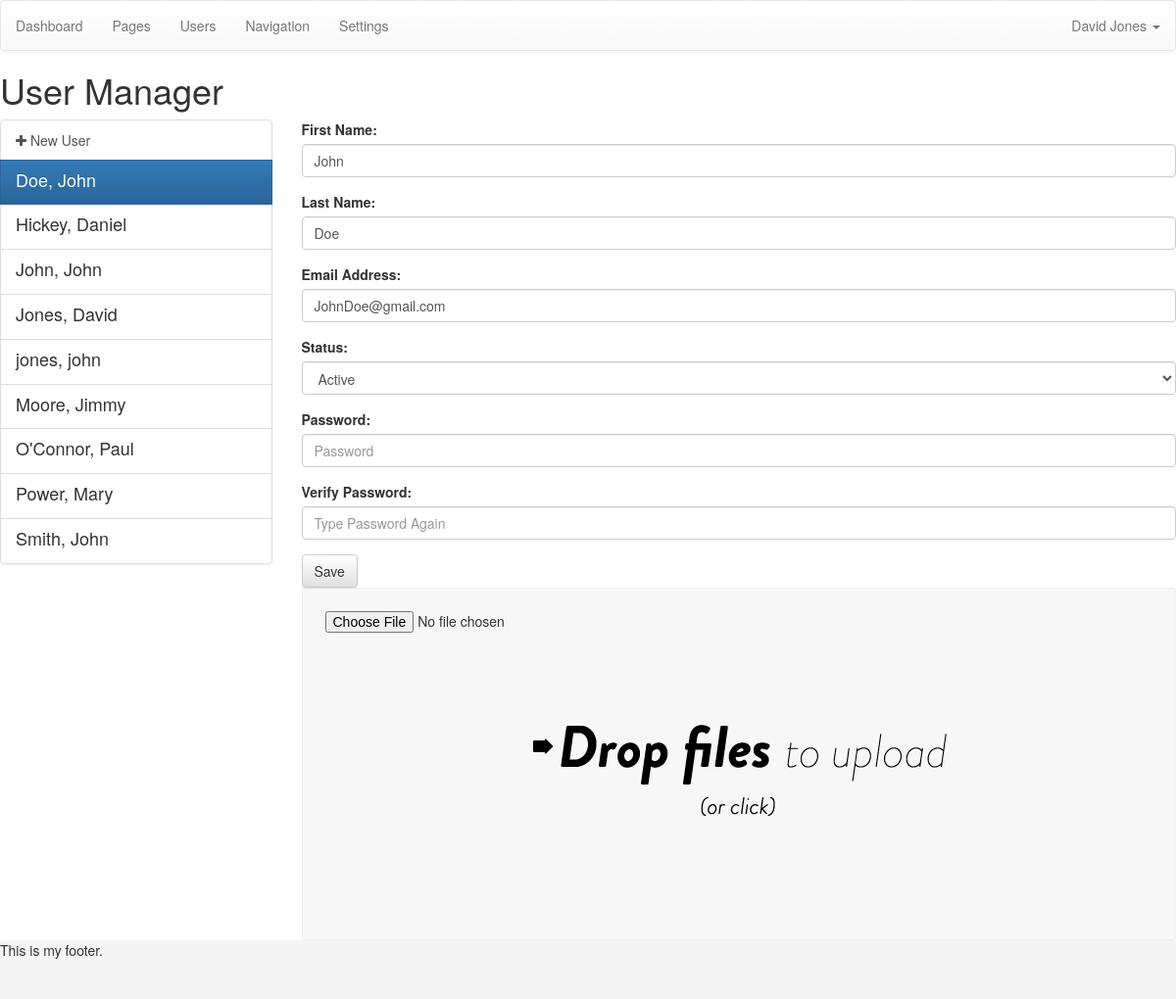
The app's page /admin/index.php?page=users&id=3 (signed in) with its own data.
### tables this page shows
CREATE TABLE IF NOT EXISTS `users` (
  `id` mediumint(9) NOT NULL AUTO_INCREMENT,
  `first` varchar(200) NOT NULL,
  `last` varchar(200) NOT NULL,
  `email` varchar(300) NOT NULL,
  `password` varchar(200) NOT NULL,
  `status` int(1) NOT NULL DEFAULT '1',
  PRIMARY KEY (`id`)
);

### admin/index.php (called while the page is built)
<?php
	include('template/header.php');
	include('views/'.$page.'.php');
	include('template/footer.php');
?>

### admin/functions/data.php (called while the page is built, shortened)
<?php
function data_user($dbc, $id) {
	if(is_numeric($id)) {
		$cond = "WHERE id = '$id'";
	} else {
		$cond = "WHERE email = '$id'";
	}
	$query = "SELECT * FROM users $cond";
	$result = mysqli_query($dbc, $query);
	$data = mysqli_fetch_assoc($result);
	$data['fullname'] = $data['first'].' '.$data['last'];
	$data['fullname_reverse'] = $data['last'].', '.$data['first'];
	return $data;
}
?>

### admin/config/queries.php (called while the page is built, shortened)
<?php
	switch ($page) {
		case 'users':
			if(isset($_GET['id'])) { $opened = data_user($dbc, $_GET['id']); }
		break;
	}
?>

### admin/config/setup.php (called while the page is built, shortened)
<?php
include('../config/connection.php');
include('functions/data.php');
if(isset($_GET['page'])) {
	$page = $_GET['page'];
} else {
	$page = 'dashboard';
}
include('config/queries.php');
$user = data_user($dbc, $_SESSION['username']);
?>

### admin/views/users.php (the view, shortened to what this page needs)
<h1>User Manager</h1>
<div class="row">
	<div class="col-md-3">
		<div class="list-group">
		<a class="list-group-item" href="?page=users">
			<i class="fa fa-plus"></i> New User
		</a>
		<?php
			$query = "SELECT * FROM users ORDER BY last ASC";
			$result = mysqli_query($dbc, $query);
			while($list = mysqli_fetch_assoc($result)) {
				$list = data_user($dbc, $list['id']);
			?>
			<a class="list-group-item <?php selected($list['id'], $opened['id'], 'active'); ?>" href="index.php?page=users&id=<?php echo $list['id']; ?>">
				<h4 class="list-group-item-heading"><?php echo $list['fullname_reverse']; ?></h4>
			</a>
		<?php } ?>
		</div>
	</div>
	<div class="col-md-9">
		<form action="index.php?page=users&id=<?php echo $opened['id']; ?>" method="post" role="form">
			<div class="form-group">
				<label for="first">First Name:</label>
				<input class="form-control" type="text" name="first" id="first" value="<?php echo $opened['first']; ?>" placeholder="First Name" autocomplete="off">
			</div>
			<div class="form-group">
				<label for="last">Last Name:</label>
				<input class="form-control" type="text" name="last" id="last" value="<?php echo $opened['last']; ?>" placeholder="Last Name" autocomplete="off">
			</div>
			<div class="form-group">
				<label for="email">Email Address:</label>
				<input class="form-control" type="text" name="email" id="email" value="<?php echo $opened['email']; ?>" placeholder="Email Address" autocomplete="off">
			</div>
			<div class="form-group">
				<label for="status">Status:</label>
				<select class="form-control" name="status" id="status">
					<option value="1" <?php if(isset($_GET['id'])){ selected('1', $opened['status'], 'selected'); } ?>>Active</option>
				</select>
			</div>
			<div class="form-group">
				<label for="password">Password:</label>
				<input class="form-control" type="password" name="password" id="password" value="" placeholder="Password" autocomplete="off">
			</div>
			<div class="form-group">
				<label for="passwordv">Verify Password:</label>
				<input class="form-control" type="password" name="passwordv" id="passwordv" value="" placeholder="Type Password Again" autocomplete="off">
			</div>
			<button type="submit" class="btn btn-default">Save</button>
		</form>
		<?php if(isset($opened['id'])) { ?>
		<form action="uploads.php?id=<?php echo $opened['id']; ?>" class="dropzone" id="avatar-dropzone">
			<input type="file" name="file">
		</form>
		<?php } ?>
	</div>
</div>

### admin/css/dropzone.css (style rules this page uses)
.dropzone, .dropzone *, .dropzone-previews, .dropzone-previews * { box-sizing: border-box; }
.dropzone { position: relative; border: 1px solid rgba(0,0,0,0.08); background: rgba(0,0,0,0.02); padding: 1em; }
.dropzone.dz-clickable { cursor: pointer; }
.dropzone.dz-clickable * { cursor: default; }
.dropzone { border: 1px solid rgba(0,0,0,0.03); min-height: 360px; -webkit-border-radius: 3px; border-radius: 3px; background: rgba(0,0,0,0.03); padding: 23px; }

### admin/config/css.php (style rules this page uses)
html, body { height: 100%; }

### records on screen
users: fullname_reverse "Doe, John", first "John", last "Doe", email "JohnDoe@gmail.com", status "Active"
users: fullname_reverse "Hickey, Daniel"
users: fullname_reverse "John, John"
users: fullname_reverse "Jones, David"
users: fullname_reverse "jones, john"
users: fullname_reverse "Moore, Jimmy"
users: fullname_reverse "O'Connor, Paul"
users: fullname_reverse "Power, Mary"
users: fullname_reverse "Smith, John"

### other values on screen
$user['fullname'] "David Jones"
